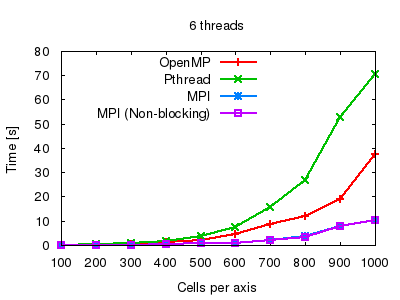

Reproduce this figure in gnuplot.
set terminal png truecolor size 400,300 font "Helvetica" 10
set out "tests_perf_6.png"
set key top left
set xlabel "Cells per axis"
set ylabel "Time [s]"
set title "6 threads"
plot \
    "tests_perf_6.tsv" using 1:2 title "OpenMP" with linespoints lw 2, \
    "tests_perf_6.tsv" using 1:3 title "Pthread" with linespoints lw 2, \
    "tests_perf_6.tsv" using 1:4 title "MPI" with linespoints lw 2, \
    "tests_perf_6.tsv" using 1:5 title "MPI (Non-blocking)" with linespoints lw 2

set logscale xy
set out "tests_perf2_6.png"
replot
